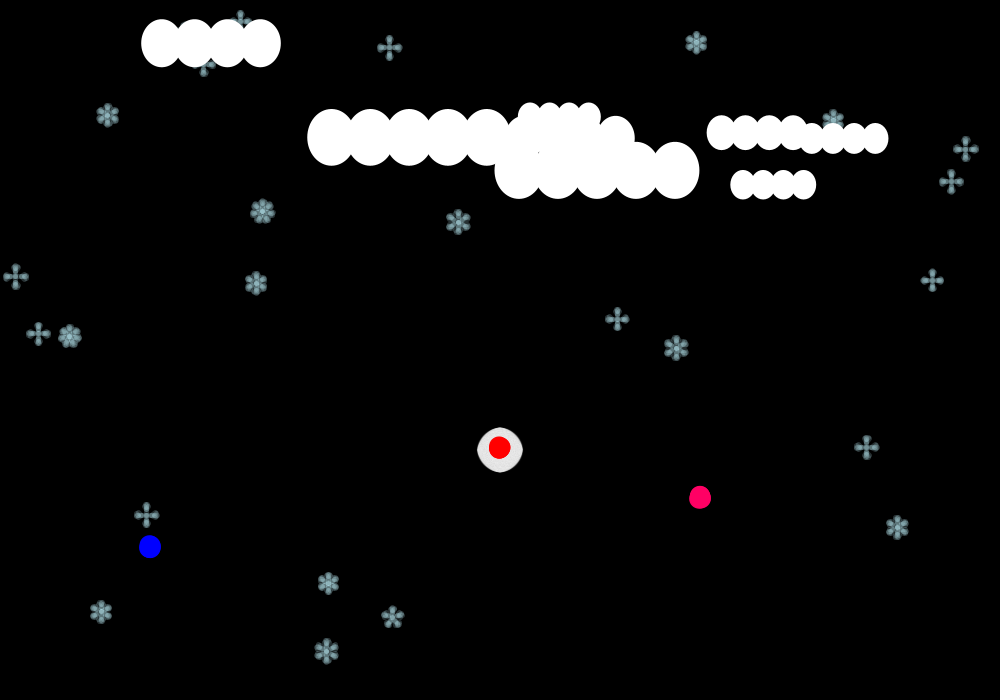
Frame 1 (no input)
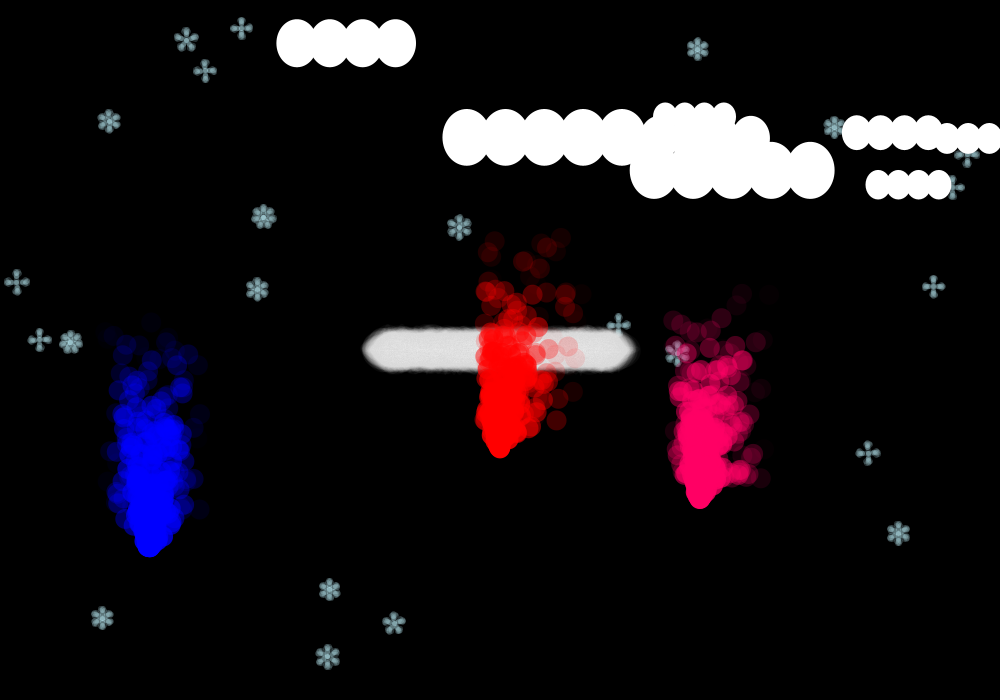
Frame 60 (the mouse pressed at the canvas centre just before this capture)
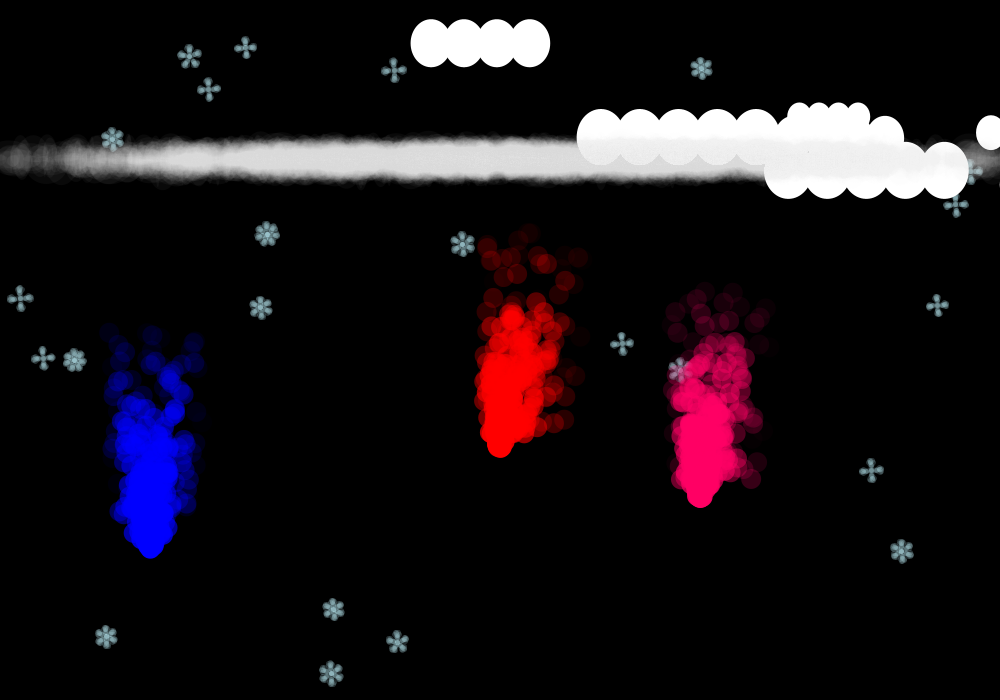
Frame 120 (the mouse held since frame 60 and released just before this capture)

The Processing sketch that drew these frames (run headless with seeded random() and noise(); from frame 60 on, the mouse is pressed at the canvas centre):

// Processing sketch: group_14_assignment6
// ── group_14_assignment6.pde
SnowFall s2;
CloudSystem sys1;
SmokeSystem ss;        // file 'particle2' is the fire and 'particle' is the smoke
Fire f1;
Fire f2;
Fire f3;          // let the smoke rise & leave the screen for smoother animations to occur thereafter

float wind = 0.01;
float gravity = 0.05;
float gusting_wind = -wind*1.8;
float wind1 = 0.9;
float gravity1 = 0.5;
float wind2 = 0.5;
float gravity2 = 0.7;
float wind3 = 0.1;
float gravity3 = 0.2;
float size = 20;
color c1 = color(255, 0, 0);
color c2 = color(255, 0, 100);
color c3 = color(0, 0, 255);

void setup(){
  s2 = new SnowFall(25,20,2);
  sys1 = new CloudSystem(8,35);
  ss = new SmokeSystem(width/2,450);
  f1 = new Fire(500, height - 250, size, c1);
  f2 = new Fire(700, height - 200, size, c2);
  f3 = new Fire(150, height - 150, size, c3);
  size(1000,700);
}

void draw(){
  background(0);
  s2.display(wind,gravity);
  sys1.display(wind,gusting_wind);
  ss.display();
  f1.display(wind1, gravity1);
  f2.display(wind2, gravity2);
  f3.display(wind3, gravity3);
}

// ── Cloud.pde
class Cloud {
 float x, y;
 float vx = 2;
 float xr;
 float yr;
 Timer t1 = new Timer();
 boolean force2 = false;
 int lumps = int(random(2,5));
 
 
 Cloud(float _x, float _y,float _xr, float _yr) {
     x = _x;
     y = _y;
     xr = _xr;
     yr = _yr;
     }
 
 void direction(float _fx, float _fx2) {
 vx += _fx;
 if (t1.interval1()){force2 = !force2;}
 if (force2){
 vx += _fx2;
 }
 x += vx;
 
 if(x >= width+xr){
  x = 0-(xr*2*lumps);
  y = random(0,height/4)+(yr*1.1)/2;
  vx = 1;
  lumps = int(random(2,5));
}
if(x < 0-(xr*2*lumps)){
  x = width+xr;
  y = random(0,height/4)+(yr*1.1)/2;
  vx = 1;
  lumps = int(random(2,5));
}
 
}
 
 void display() {
 noStroke();
 fill(255);
 for (int i = 0; i <= lumps; i++){
 ellipse(x+(i*(8*xr/10)), y, xr, yr);
 }
 }
}

// ── CloudSystem.pde
class CloudSystem{
  Cloud[] system;
  CloudSystem(int cloudCount, float cloudSize){
  system = new Cloud[cloudCount];
  for(int i=0; i<cloudCount; i++){
  float r  =  cloudSize + 15 * random(-1,1);
  system[i] = new Cloud(random(width), random(0,height/4)+(r*1.17)/2, r, r*1.17);
  }
}

void display(float wind, float gusts){
for(int i = 0; i<system.length; i++){
  system[i].display();
  system[i].direction(wind, gusts);
  
  }
 }
}

// ── Fire.pde
class Fire {
  float x, y, r;
  color c;
  // arraylist for particles
  ArrayList<Particle2> particles = new ArrayList<Particle2>();

  Fire(float x, float y, float r, color c) {
    this.x = x;
    this.y = y;
    this.r = r;
    this.c = c;
  }

  void display(float wind, float gravity) {
    particles.add(new Particle2(x, y, r, c));
    // add one new particle each time the draw() calls display()
    for (int i = 0; i < 5; i++) {
      particles.add(new Particle2(x, y, r, c));
    }
    for (int i = 0; i < particles.size(); i++) {
      Particle2 p = particles.get(i);
      p.update(wind, gravity);
      p.display();
      
      if (particles.get(i).isGone()) {
        // remove particle from arraylist
        particles.remove(i);
      }
    }
  }
}

// ── Particle.pde
class Particle {
  float x;
  float y;
  float vx;  
  float vy;
  float yspeed = 0;
  float gravity = 0.1;
  
  
  Particle (float x, float y) { // passes in an initial location and velocity
    this.vx = random(-1,1); // forces applying affect this
    this.vy = random(-0.1,-1);
    this.x = x;
    this.y = y;
    
  }
  // method to apply force 
  void applyForce(float fx,float fy) { 
    vx = vx + fx;
    vy = vy + fy;
    yspeed = vy + yspeed;
    yspeed = yspeed + gravity;
    if (y>height) {
      yspeed = yspeed * -0.95;
      y = height;
    }
    update();
  }  

  // method to update position 
  void update () {
    x += vx;
    y += vy;   
}
  void display () {
    noStroke();
    ellipse(x,y,random(45),random(45));
  }
}

// ── Particle2.pde
class Particle2 {
  float x, y, r, vx, vy, alpha, mass;
  float av = 0;
  float ap = 0;
  color c;
  // constructor with parameters
  // x and y for location of fire which can be bottom center of the
  // screen
  Particle2(float x, float y, float r, color c) {
    this.x = x;
    this.y = y;
    this.r = r;
    this.vx = random(-1, 1);
    this.vy = random(-5, -1);
    this.alpha = 255;
    this.mass = 30;
    this.c = c;
  }
  
 void display() {
    noStroke();
    fill(c, alpha);
    // little circle
    ellipse(x, y, r, r);
  }
  
  void update (float fx, float fy) {
      vx += fx / mass;
      vy += fy / mass;
      x += vx;
      y += vy;  
      av += -(fx) / mass;
      ap += av;
      alpha -= 5;
  }
  
  boolean isGone() {
      return alpha < 0;
  }

}

// ── SmokeSystem.pde

class SmokeSystem {
  Particle [] particles = new Particle[3000]; //hasnt created them yet
  
  SmokeSystem(float x, float y) {
    for (int i = 0; i < particles.length; i++) {   // increment i once everytime run loop
      particles[i] = new Particle(x,y);
    }
  }
  
 void display(){ 
   fill(232,225,225,15); //light grey smoke color, full opacity 
   for (int i = 0; i < particles.length; i++) {  // for each particle in particles
      particles[i].display(); // display the particle
      particles[i].applyForce(0,-0.01);   // apply upward force at certain velocity
      
      if (particles[i].y > height/2) {
        fill(232,225,225,10);
        particles[i].display(); // display the particle
        particles[i].applyForce(0,random(-0.02,-0.01));   // apply upward force at random velocity
      }
      else {
        particles[i].display(); // display the particle
        fill(232,225,225,10);
        particles[i].applyForce(random(-0.5,0.5),0.01);   // apply constant upward and random side force
     }
   }
 }
}

// ── SnowFall.pde
class SnowFall{
  Snowflake[] storm;
  SnowFall(int snowValue, float snowSize, float snowVariation){
  storm = new Snowflake[snowValue];
  for(int i=0; i<snowValue; i++){
  float r  =  snowSize + snowVariation * random(-1,1);
  storm[i] = new Snowflake(random(height), r , r/snowSize * 15);
  }
  }

void display(float wind, float gravity){
for(int i = 0; i<storm.length; i++){
  storm[i].display();
  storm[i].applyForces(wind, gravity);
  
  }
}



}

// ── Snowflake.pde
class Snowflake{
 float x = random(width), y = 0, ap = 0;
 float vx = 0, vy = 0, av = 0;
 float r;
 float m;
 int numSides = int(random(4,8));
 
 Snowflake(float _y, float _r, float _mass) {
 y = _y;
 r = _r;
 m = _mass;
 }
 
void applyForces(float
_fx, float _fy) {
 vy += _fy/m;
 vx += _fx/m;
 y += vy;
 x += vx;
 av += -(_fx)/m;
 ap += av;
 
 
 if(y >= height){
   vx = 0;
   vy = 0;
   av = 0;
   y = 0;
   numSides = int(random(4,8));
}

if(x >= width){
  x = 0;
  numSides = int(random(4,8));
}
if(x < 0){
  x = width;
  numSides = int(random(4,8));
}
 
 }

void display(){
strokeWeight(5);
stroke(192, 244, 255,50);

PShape flake = createShape(GROUP);
for(int i = 0; i < numSides; i++){
  PShape part = snowPart(r);
  
 
  part.rotate(TWO_PI * i / numSides);
  
  flake.addChild(part);
}
flake.rotate(radians(ap));
shape(flake,x,y);
}

}


PShape snowPart(float size){
  PShape shape = createShape(GROUP);
    
  PShape v = createShape(LINE,0,0,0, -size/2);
  PShape v1 = createShape(LINE, 0,(-size/2 + size/8), (size/15), -size/2 + size/100);
  PShape v2 = createShape(LINE, 0,-size/2 + size/8,(-size/15), -size/2 + size/100);
  PShape v3 = createShape(LINE, 0,-size/2 + size/4,(size/9), -size/2 + size/11);
  PShape v4 = createShape(LINE, 0,-size/2 + size/4,(-size/9), -size/2 + size/11);
  
  shape.addChild(v);
  shape.addChild(v1);
  shape.addChild(v2);
  shape.addChild(v3);
  shape.addChild(v4);

  return shape;


}

// ── Timer.pde
class Timer{
  float savedtime = millis();
  float int1 = 2500;
  Timer(){}
  boolean interval1(){
    float passedtime = millis() - savedtime;
    if (passedtime > int1){
      savedtime = millis();
      passedtime = 0;
      return true;
    }
    else{return false;}
  }
}
